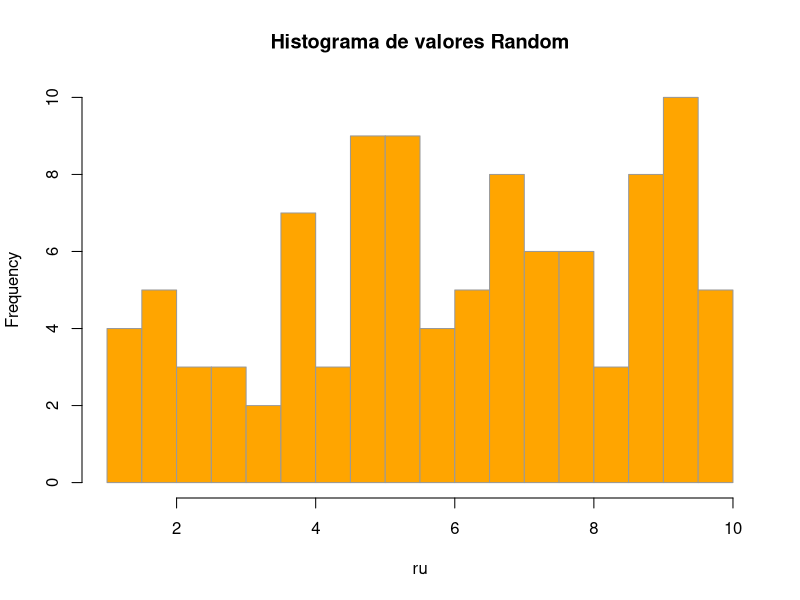

Source code (R):
## ---- chunk 1
# La asignación en R son válidos 2 métodos '<-' o '='
x <- 7 # Definir variable (escalar) x que sea igual a 7
x # Mostrar que es x

y <- 3 + 2 * x # Crear y como funcion de x 
y
class(y)
## ---- chunk 2
ru <- runif(n = 100, min = 1, max = 10)
ru
## ---- chunk 3
hist(ru, breaks = 20, col = "orange", border = "gray60", 
     main = "Histograma de valores Random")
## ---- chunk 4
sample.int(n = 6, size = 10, replace = T)

## ---- chunk 5
ch <- "Chile" # Definir variable (objeto) ch que sea la palabra "Chile"
sn <- "Santiago"
ch # Mostrar ch
sn
## ---- chunk 6
ch <- "Chile" # Definir variable (objeto) ch que sea la palabra "Chile"
sn <- "Santiago"
union <- paste(sn,ch, sep = ", ")
union

## ---- chunk 7
union <- paste("Provincia de ", sn,ch, sep = ", ")
union

union0 <- paste0("Provincia de ", sn, ", ", ch)
union0
## ---- chunk 8
av <- "Av. Apoquindo"
comuna <- "comuna de Las Condes"
calle <- paste(av, comuna, union0, sep = ", ")
calle
# reemplazar Av. por Avenida
calle_new <- gsub(pattern = "Av.", replacement = "Avenida", x = calle)
calle_new
## ---- chunk 9
vec <-  c(4, 3, 1, 5, 8, 16)
vec
class(vec)
str(vec)
## ---- chunk 10
# EL primer índice en R es 1 (en otros lenguajes de programación es 0)
vec[3]

## ---- chunk 11
vec[vec >= 4]
## ---- chunk 12
vec[vec %in% c(3, 8, 7, 29)]
## ---- chunk 13
vec[!vec <= 3]
## ---- chunk 14
vec2  <-  c(7, 10, 1)
vec + vec2
## ---- chunk 15
lista <-  list(1, 2, 3, "cosa", x, y)
lista
str(lista)
## ---- chunk 16
#Tambien se puede seleccionar parte de una lista, usando el doble corchete:
lista[[3]]

## ---- chunk 17
n <- matrix(c(1.3, 2.8, 3.5, 6.4, 5.3, 6.2, 7, 4.5, 2.4, 6.3, 5.6, 5.3, 6.6, 7, 4.3),
  nrow = 5, ncol = 3, byrow = TRUE)
n
## ---- chunk 18
n[1,2]
## ---- chunk 19
n[,3]
## ---- chunk 20
df<- as.data.frame(n)
df
## ---- chunk 21
names(df)<- c("control_1","control_2","examen")
df
## ---- chunk 22
df$alumno <- c("Sofia","Tomas","Luciano","Julian","Gabriela")
df
## ---- chunk 23
df$promedio_final <-  0.3*df$control_1 + 0.3*df$control_2 + 0.4*df$examen
df
